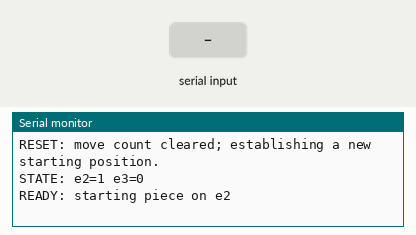
A sketch run on a simulated ESP32. Parts: the last lines printed to the serial monitor. Inputs (shaded band) come from the test bench.

Above: at 1.2 s.
1.3 s: "status\n" received over Serial
At 1.9 s:
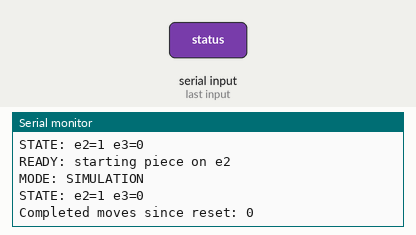
2.8 s: "state 10\n" received over Serial
At 4.0 s:
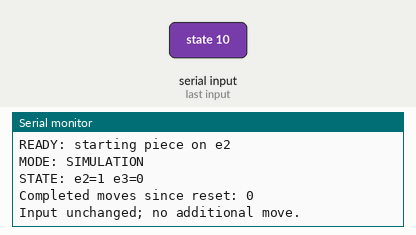
4.3 s: "state 00\n" received over Serial
At 5.6 s:
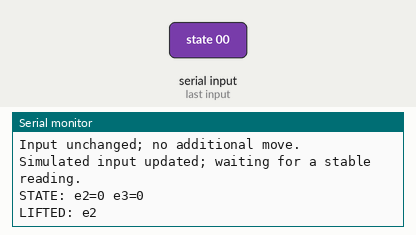
5.9 s: "state 01\n" received over Serial
At 6.9 s:
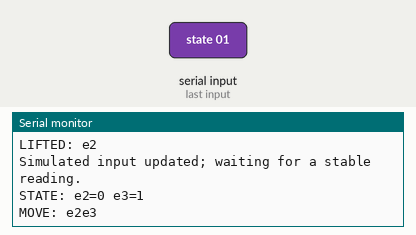
7.5 s: "state 11\n" received over Serial
At 7.9 s:
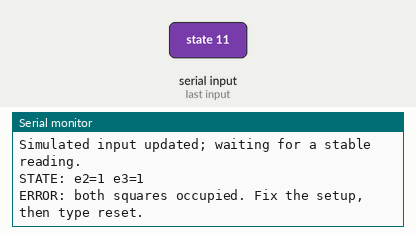
9.1 s: "1\n" received over Serial
At 10.2 s:
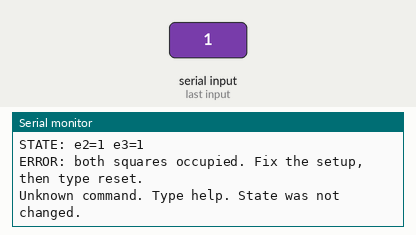

Measured:
- after the input at 1.3 s, the serial monitor: prints a new line at once (image 1)
- after the input at 2.8 s, the serial monitor: prints a new line at once (image 2)
- after the input at 4.3 s, the serial monitor: prints a new line at once (image 3)
- after the input at 5.9 s, the serial monitor: prints a new line after 0.11 s (image 4)
- after the input at 7.5 s, the serial monitor: prints a new line after 0.11 s (image 5)
- after the input at 9.1 s, the serial monitor: prints a new line at once (image 6)

The sketch:

Project64_Sensor_Testing.ino
```cpp
#include <Arduino.h>
#include <cstring>

constexpr bool USE_REAL_SENSORS = false;  // Leave false for testing at home.
constexpr uint8_t SENSOR_E2 = 32;
constexpr uint8_t SENSOR_E3 = 33;
constexpr uint32_t STABLE_TIME_MS = 100;

// Internal bits: bit 0 = e2; bit 1 = e3. 255 means no reading yet.
uint8_t simulatedState = 1;
uint8_t candidateState = 255;
uint8_t stableState = 255;
uint32_t candidateSince = 0;
int lastSquare = -1;  // -1 = unknown, 0 = e2, 1 = e3.
bool pieceLifted = false;
bool invalidState = false;
unsigned int moveCount = 0;
const char* squareNames[] = {"e2", "e3"};

char commandLine[40];
size_t commandLength = 0;
bool commandOverflow = false;

uint8_t readSquares() {
  if (!USE_REAL_SENSORS) return simulatedState;

  uint8_t state = 0;
  if (digitalRead(SENSOR_E2) == LOW) state |= 1;
  if (digitalRead(SENSOR_E3) == LOW) state |= 2;
  return state;
}

void printState(uint8_t state) {
  Serial.print("STATE: e2=");
  Serial.print((state & 1) ? "1" : "0");
  Serial.print(" e3=");
  Serial.println((state & 2) ? "1" : "0");
}

void processStableState(uint8_t state) {
  printState(state);

  if (state == 3) {
    invalidState = true;
    pieceLifted = false;
    Serial.println("ERROR: both squares occupied. Fix the setup, then type reset.");
    return;
  }
  if (invalidState) {
    Serial.println("Tracking paused. Type reset after fixing the setup.");
    return;
  }

  if (state == 0) {
    if (lastSquare < 0) {
      Serial.println("WAIT: place one piece on e2 or e3 to set the starting position.");
    } else {
      pieceLifted = true;
      Serial.print("LIFTED: ");
      Serial.println(squareNames[lastSquare]);
    }
    return;
  }

  int currentSquare = (state == 1) ? 0 : 1;
  if (lastSquare < 0) {
    lastSquare = currentSquare;
    Serial.print("READY: starting piece on ");
    Serial.println(squareNames[currentSquare]);
  } else if (currentSquare == lastSquare) {
    if (pieceLifted) Serial.println("CANCELLED: piece returned to its original square.");
  } else {
    // Compare stable occupied positions even if a quick lift's empty
    // state was shorter than STABLE_TIME_MS. This assumes ONE piece.
    Serial.print("MOVE: ");
    Serial.print(squareNames[lastSquare]);
    Serial.println(squareNames[currentSquare]);
    ++moveCount;
    lastSquare = currentSquare;
  }
  pieceLifted = false;
}

void updateSensors() {
  uint8_t reading = readSquares();
  uint32_t now = millis();
  if (reading != candidateState) {
    candidateState = reading;
    candidateSince = now;
  }
  if (candidateState != stableState &&
      static_cast<uint32_t>(now - candidateSince) >= STABLE_TIME_MS) {
    stableState = candidateState;
    processStableState(stableState);
  }
}

void resetTracking() {
  if (!USE_REAL_SENSORS) simulatedState = 1;
  candidateState = 255;
  stableState = 255;
  lastSquare = -1;
  pieceLifted = false;
  invalidState = false;
  moveCount = 0;
  Serial.println("RESET: move count cleared; establishing a new starting position.");
}

void printHelp() {
  Serial.println("Commands: state 10, state 00, state 01, state 11, reset, status, help");
  Serial.println("state digits: first=e2, second=e3. 1=occupied, 0=empty.");
  Serial.println("Enter one command at a time; wait for STATE before the next.");
}

void processCommand(const char* line) {
  if (strcmp(line, "reset") == 0) {
    resetTracking();
  } else if (strcmp(line, "help") == 0) {
    printHelp();
  } else if (strcmp(line, "status") == 0) {
    Serial.println(USE_REAL_SENSORS ? "MODE: REAL SENSORS" : "MODE: SIMULATION");
    if (stableState == 255) Serial.println("Waiting for a stable reading.");
    else printState(stableState);
    Serial.print("Completed moves since reset: ");
    Serial.println(moveCount);
    if (invalidState) Serial.println("Tracking paused: fix setup and type reset.");
  } else if (strcmp(line, "state 10") == 0 || strcmp(line, "state 00") == 0 ||
             strcmp(line, "state 01") == 0 || strcmp(line, "state 11") == 0) {
    if (USE_REAL_SENSORS) {
      Serial.println("state commands are disabled in real-sensor mode.");
      return;
    }
    uint8_t nextState = (line[6] == '1' ? 1 : 0) | (line[7] == '1' ? 2 : 0);
    if (nextState == simulatedState) {
      Serial.println("Input unchanged; no additional move.");
      return;
    }
    simulatedState = nextState;
    Serial.println("Simulated input updated; waiting for a stable reading.");
  } else {
    Serial.println("Unknown command. Type help. State was not changed.");
  }
}

void readSerialCommands() {
  while (Serial.available()) {
    char input = static_cast<char>(Serial.read());
    if (input == '\r') continue;
    if (input == '\n') {
      commandLine[commandLength] = '\0';
      if (commandOverflow) Serial.println("Command too long; line discarded.");
      else if (commandLength > 0) processCommand(commandLine);
      commandLength = 0;
      commandOverflow = false;
    } else if (commandLength + 1 < sizeof(commandLine)) {
      commandLine[commandLength++] = input;
    } else {
      commandOverflow = true;
    }
  }
}

void setup() {
  Serial.begin(115200);
  if (USE_REAL_SENSORS) {
    // External 10k pull-ups to 3.3 V are required in this mode.
    pinMode(SENSOR_E2, INPUT);
    pinMode(SENSOR_E3, INPUT);
  }
  Serial.println("Project64 two-square test. NO Bluetooth or physical movement.");
  Serial.println(USE_REAL_SENSORS ? "MODE: REAL SENSORS" : "MODE: SIMULATION");
  printHelp();
  resetTracking();
}

void loop() {
  readSerialCommands();
  updateSensors();
  delay(5);
}
```
